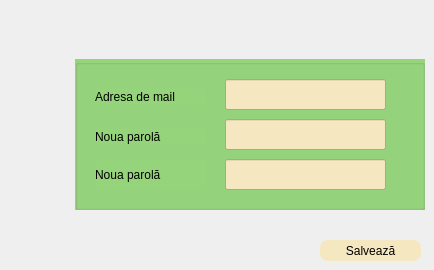
    <widget class="QWidget" name="amuitatparola">
     <widget class="QGroupBox" name="groupBox_11">
      <property name="geometry">
       <rect>
        <x>75</x>
        <y>59</y>
        <width>350</width>
        <height>151</height>
       </rect>
      </property>
      <property name="styleSheet">
       <string notr="true">background-color: rgb(150, 212, 124);
</string>
      </property>
      <property name="title">
       <string/>
      </property>
      <widget class="QLineEdit" name="lineEdit_nou_paroola">
       <property name="geometry">
        <rect>
         <x>150</x>
         <y>60</y>
         <width>161</width>
         <height>31</height>
        </rect>
       </property>
       <property name="styleSheet">
        <string notr="true">background-color: rgb(245, 231, 192);</string>
       </property>
       <property name="text">
        <string/>
       </property>
       <property name="echoMode">
        <enum>QLineEdit::Password</enum>
       </property>
      </widget>
      <widget class="QLineEdit" name="lineEdit_noua_parola2">
       <property name="geometry">
        <rect>
         <x>150</x>
         <y>100</y>
         <width>161</width>
         <height>31</height>
        </rect>
       </property>
       <property name="styleSheet">
        <string notr="true">
background-color: rgb(245, 231, 192);</string>
       </property>
       <property name="echoMode">
        <enum>QLineEdit::Password</enum>
       </property>
      </widget>
      <widget class="QLabel" name="label_noua_parola">
       <property name="geometry">
        <rect>
         <x>20</x>
         <y>70</y>
         <width>111</width>
         <height>16</height>
        </rect>
       </property>
       <property name="styleSheet">
        <string notr="true">font: 12pt &quot;Times New Roman&quot;;</string>
       </property>
       <property name="text">
        <string>Noua parolă</string>
       </property>
      </widget>
      <widget class="QLabel" name="label_noua_parola2">
       <property name="geometry">
        <rect>
         <x>20</x>
         <y>100</y>
         <width>111</width>
         <height>31</height>
        </rect>
       </property>
       <property name="styleSheet">
        <string notr="true">font: 12pt &quot;Times New Roman&quot;;</string>
       </property>
       <property name="text">
        <string>Noua parolă</string>
       </property>
      </widget>
      <widget class="QLabel" name="label_adresa_mail">
       <property name="geometry">
        <rect>
         <x>20</x>
         <y>30</y>
         <width>111</width>
         <height>16</height>
        </rect>
       </property>
       <property name="styleSheet">
        <string notr="true">font: 12pt &quot;Times New Roman&quot;;</string>
       </property>
       <property name="text">
        <string>Adresa de mail</string>
       </property>
      </widget>
      <widget class="QLineEdit" name="lineEdit_nou_adresamail">
       <property name="geometry">
        <rect>
         <x>150</x>
         <y>20</y>
         <width>161</width>
         <height>31</height>
        </rect>
       </property>
       <property name="styleSheet">
        <string notr="true">background-color: rgb(245, 231, 192);
</string>
       </property>
      </widget>
     </widget>
     <widget class="QPushButton" name="pushButton_salveaza_2">
      <property name="geometry">
       <rect>
        <x>320</x>
        <y>240</y>
        <width>101</width>
        <height>21</height>
       </rect>
      </property>
      <property name="styleSheet">
       <string notr="true">#pushButton_salveaza_2{
	font: 12pt &quot;Times New Roman&quot;;
			background-color: rgb(245, 231, 192);
 border-radius:8px;
}
#pushButton_salveaza_2:hover{
	font: 12pt &quot;Times New Roman&quot;;

background-color: rgb(157, 217, 146);
border-radius:5px;

}
</string>
      </property>
      <property name="text">
       <string>Salvează</string>
      </property>
     </widget>
    </widget>
